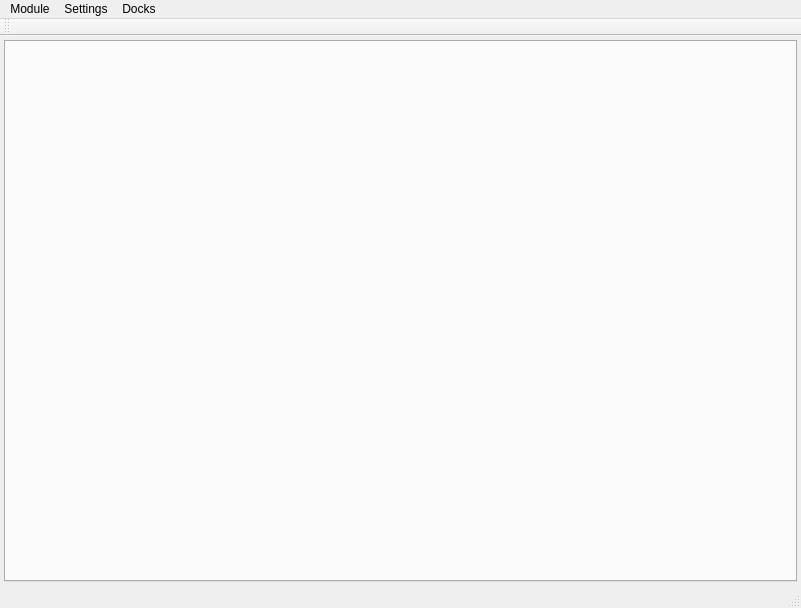
<?xml version="1.0" encoding="UTF-8"?>
<ui version="4.0">
 <class>MainWindow</class>
 <widget class="QMainWindow" name="MainWindow">
  <property name="geometry">
   <rect>
    <x>0</x>
    <y>0</y>
    <width>801</width>
    <height>608</height>
   </rect>
  </property>
  <property name="windowTitle">
   <string>MoonGlare Editor</string>
  </property>
  <property name="dockOptions">
   <set>QMainWindow::AllowNestedDocks|QMainWindow::AllowTabbedDocks|QMainWindow::AnimatedDocks|QMainWindow::VerticalTabs</set>
  </property>
  <widget class="QWidget" name="centralWidget">
   <layout class="QHBoxLayout" name="horizontalLayout">
    <property name="spacing">
     <number>0</number>
    </property>
    <property name="leftMargin">
     <number>0</number>
    </property>
    <property name="topMargin">
     <number>0</number>
    </property>
    <property name="rightMargin">
     <number>0</number>
    </property>
    <property name="bottomMargin">
     <number>0</number>
    </property>
    <item>
     <widget class="QWidget" name="widget" native="true">
      <layout class="QHBoxLayout" name="horizontalLayout_2">
       <property name="leftMargin">
        <number>4</number>
       </property>
       <property name="topMargin">
        <number>4</number>
       </property>
       <property name="rightMargin">
        <number>4</number>
       </property>
       <property name="bottomMargin">
        <number>4</number>
       </property>
       <item>
        <widget class="QTabWidget" name="tabWidget">
         <property name="tabShape">
          <enum>QTabWidget::Rounded</enum>
         </property>
         <property name="elideMode">
          <enum>Qt::ElideNone</enum>
         </property>
         <property name="documentMode">
          <bool>false</bool>
         </property>
         <property name="tabsClosable">
          <bool>true</bool>
         </property>
         <property name="movable">
          <bool>true</bool>
         </property>
        </widget>
       </item>
      </layout>
     </widget>
    </item>
   </layout>
  </widget>
  <widget class="QMenuBar" name="menuBar">
   <property name="geometry">
    <rect>
     <x>0</x>
     <y>0</y>
     <width>801</width>
     <height>22</height>
    </rect>
   </property>
   <widget class="QMenu" name="menuSettings">
    <property name="title">
     <string>Settings</string>
    </property>
    <addaction name="actionInputSettings"/>
    <addaction name="separator"/>
    <addaction name="actionEditorConfiguration"/>
   </widget>
   <widget class="QMenu" name="menuWindows">
    <property name="title">
     <string>Docks</string>
    </property>
   </widget>
   <widget class="QMenu" name="menuModule">
    <property name="title">
     <string>Module</string>
    </property>
    <addaction name="actionNew"/>
    <addaction name="actionOpen"/>
    <addaction name="actionClose"/>
    <addaction name="separator"/>
    <addaction name="actionBuild"/>
    <addaction name="actionActionPackModule"/>
    <addaction name="separator"/>
    <addaction name="actionExit"/>
   </widget>
   <addaction name="menuModule"/>
   <addaction name="menuSettings"/>
   <addaction name="menuWindows"/>
  </widget>
  <widget class="QToolBar" name="mainToolBar">
   <attribute name="toolBarArea">
    <enum>TopToolBarArea</enum>
   </attribute>
   <attribute name="toolBarBreak">
    <bool>false</bool>
   </attribute>
  </widget>
  <widget class="QStatusBar" name="statusBar"/>
  <action name="actionNew">
   <property name="icon">
    <iconset resource="../../../lib/qt_resources/icons.qrc">
     <normaloff>:/icons/icons/blue_file.png</normaloff>:/icons/icons/blue_file.png</iconset>
   </property>
   <property name="text">
    <string>New</string>
   </property>
  </action>
  <action name="actionOpen">
   <property name="icon">
    <iconset resource="../../../lib/qt_resources/icons.qrc">
     <normaloff>:/icons/icons/yellow_open.png</normaloff>:/icons/icons/yellow_open.png</iconset>
   </property>
   <property name="text">
    <string>Open</string>
   </property>
  </action>
  <action name="action">
   <property name="text">
    <string>-</string>
   </property>
  </action>
  <action name="actionExit">
   <property name="text">
    <string>Exit</string>
   </property>
  </action>
  <action name="actionClose">
   <property name="text">
    <string>Close</string>
   </property>
  </action>
  <action name="actionEditorConfiguration">
   <property name="icon">
    <iconset resource="../../../lib/qt_resources/icons.qrc">
     <normaloff>:/icons/icons/blue_gear.png</normaloff>:/icons/icons/blue_gear.png</iconset>
   </property>
   <property name="text">
    <string>Editor configuration</string>
   </property>
  </action>
  <action name="actionBuild">
   <property name="icon">
    <iconset resource="../../../lib/qt_resources/icons.qrc">
     <normaloff>:/icons/icons/blue_Toolbox.png</normaloff>:/icons/icons/blue_Toolbox.png</iconset>
   </property>
   <property name="text">
    <string>Build...</string>
   </property>
  </action>
  <action name="actionActionPackModule">
   <property name="icon">
    <iconset resource="../../../lib/qt_resources/icons.qrc">
     <normaloff>:/icons/icons/green_puzzle.png</normaloff>:/icons/icons/green_puzzle.png</iconset>
   </property>
   <property name="text">
    <string>Pack module...</string>
   </property>
  </action>
  <action name="actionInputSettings">
   <property name="text">
    <string>Input settings</string>
   </property>
  </action>
 </widget>
 <layoutdefault spacing="6" margin="11"/>
 <resources>
  <include location="../../../lib/qt_resources/icons.qrc"/>
 </resources>
 <connections/>
</ui>
